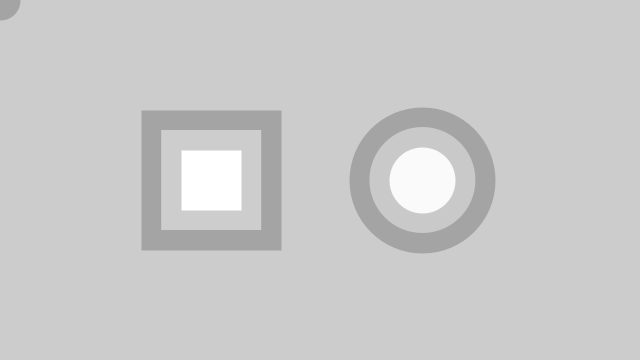
Frame 1 (no input)
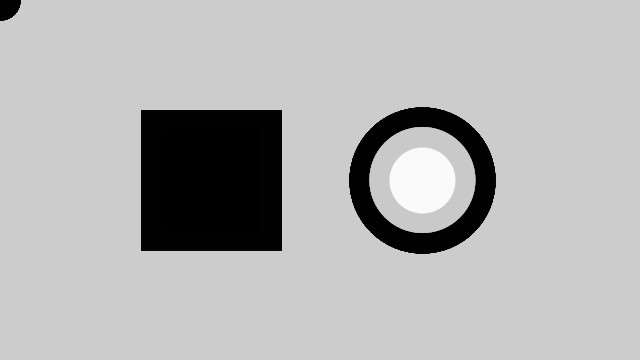
Frame 60 (the mouse pressed at the canvas centre just before this capture)
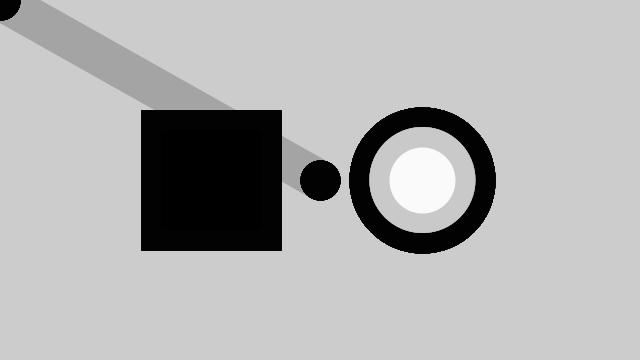
Frame 120 (the mouse held since frame 60 and released just before this capture)

The Processing sketch that drew these frames (run headless with seeded random() and noise(); from frame 60 on, the mouse is pressed at the canvas centre):

// Processing sketch: processing_65298
// ── processing_65298.pde

/* OpenProcessing Tweak of *@*http://www.openprocessing.org/sketch/65083*@* */
/* !do not delete the line above, required for linking your tweak if you re-upload */
// UCLA DMA INTERACTIVITY - SUMMER 2012
// Michael Honhongva
// July 5, 2012 - Workshop 3
  
  // UCLA DMA INTERACTIVITY - SUMMER 2012
// Michael Honhongva
// July 5, 2012 - Workshop 3


float rx, ry;    // rectangle x- and y-coordinate
float rd = 100;  // rectangle width

float ex, ey;    // ellipse x- and y-coordinate
float ed = 106;  // ellipse diameter



void setup() {
  size(640, 360);
  strokeWeight(40);
  smooth();
  stroke(0, 50);

  // Set the x- and y-coordinates for the rectangle
  rx = width * 0.33 - rd/2;
  ry = height * 0.5 - rd/2;

  // Set the x- and y-coordinates for the ellipse
  ex = width * 0.66;
  ey = height * 0.5;
}

void draw() {
  rect(rx, ry, rd, rd);
  if ((mouseX >= rx ) && (mouseX <= rx+rd) && (mouseY >= ry) && (mouseY <= ry+rd)) {
    stroke(250, 50);
  } 
  else {
    fill(250);
  }
  ellipse(ex, ey, ed, ed);
  if ((mouseX >= ex - 53) && (mouseX <= ex+ 53) && (mouseY >= ey - 53) && (mouseY <= ey + 53)) {
    stroke(0, 50);
    strokeWeight(100);
  } 
  else {
    fill(0);
  }
    line(mouseX, mouseY, pmouseX, pmouseY);
}
